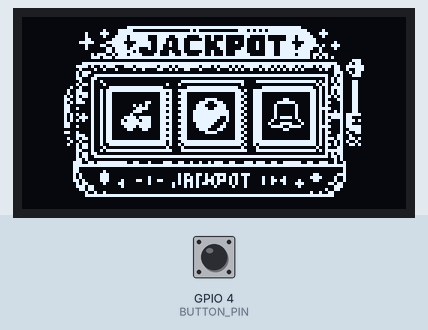
Recording of a sketch running on a simulated ESP32. Parts: 128×64 one-colour display. The test bench sets the inputs (shaded band); at power-on: GPIO 4 (BUTTON_PIN) HIGH. Random numbers use the default seed unless the sketch sets one; what the sketch prints to the serial monitor is not drawn.

Above: at 1.7 s.
1.8 s: GPIO 4 (BUTTON_PIN) pulled LOW for 0.15 s
3.7 s: GPIO 4 (BUTTON_PIN) pulled LOW for 1 s
6.2 s: GPIO 4 (BUTTON_PIN) pulsed LOW 2 times (0.12 s each, 0.3 s apart)
At 7.06 s:
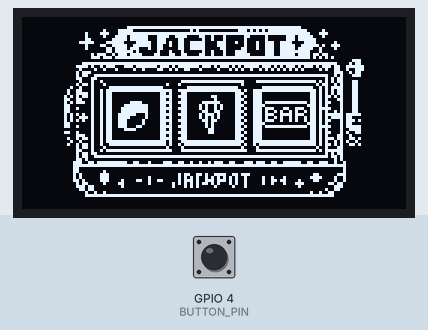
At 8.11 s:
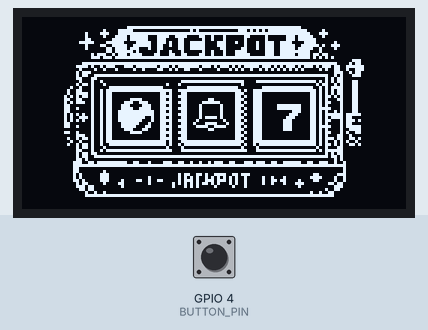
8.7 s: GPIO 4 (BUTTON_PIN) pulsed LOW 2 times (0.12 s each, 0.3 s apart)
At 12.7 s:
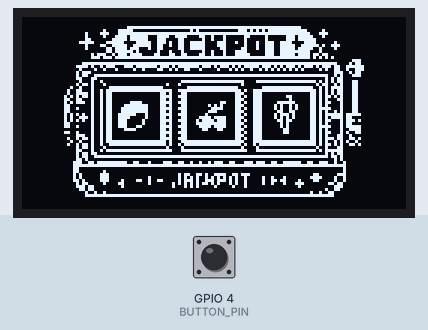
Timing chart, 0 to 13.7 s (numbered marks = the images above; inputs shaded):
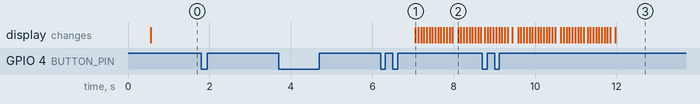

The sketch:

Button.ino
```cpp
// =====================================================
// BUTTON SYSTEM
// STANDALONE SLOT MACHINE
// =====================================================

#define BUTTON_PIN 4

#define DEBOUNCE_MS 35
#define CLICK_MAX_MS 350
#define DOUBLE_CLICK_GAP_MS 300
#define LONG_PRESS_MS 500

// =====================================================
// BUTTON STATE
// =====================================================

bool buttonLastState = HIGH;
bool buttonStableState = HIGH;

unsigned long buttonLastChangeTime = 0;
unsigned long buttonPressTime = 0;
unsigned long lastClickTime = 0;

bool buttonIsPressed = false;

int clickCount = 0;

bool waitingForClicks = false;

bool longPressHandled = false;

bool clickHoldActive = false;
bool clickHoldTriggered = false;

// =====================================================
// SETUP
// =====================================================

void setupButton() {

  pinMode(
    BUTTON_PIN,
    INPUT_PULLUP
  );

  buttonLastState = HIGH;
  buttonStableState = HIGH;

  buttonLastChangeTime = millis();

  buttonPressTime = 0;
  lastClickTime = 0;

  buttonIsPressed = false;

  clickCount = 0;
  waitingForClicks = false;

  longPressHandled = false;

  clickHoldActive = false;
  clickHoldTriggered = false;
}

// =====================================================
// UPDATE BUTTON
// =====================================================

void updateButton() {

  bool reading =
    digitalRead(BUTTON_PIN);

  // ---------------------------------------------------
  // DEBOUNCE
  // ---------------------------------------------------

  if (
    reading != buttonLastState
  ) {

    buttonLastChangeTime =
      millis();

    buttonLastState =
      reading;
  }

  if (
    millis() -
    buttonLastChangeTime <
    DEBOUNCE_MS
  ) {

    return;
  }

  // ---------------------------------------------------
  // STABLE STATE CHANGED
  // ---------------------------------------------------

  if (
    reading != buttonStableState
  ) {

    buttonStableState =
      reading;

    // =================================================
    // PRESSED
    // =================================================

    if (
      buttonStableState == LOW
    ) {

      buttonIsPressed = true;

      buttonPressTime =
        millis();

      longPressHandled = false;

      clickHoldActive = false;
      clickHoldTriggered = false;

      // ------------------------------------------------
      // SECOND PRESS AFTER FIRST CLICK
      // ------------------------------------------------

      if (
        clickCount == 1 &&
        waitingForClicks &&
        millis() - lastClickTime <=
          DOUBLE_CLICK_GAP_MS
      ) {

        clickHoldActive = true;
      }
    }

    // =================================================
    // RELEASED
    // =================================================

    else {

      if (!buttonIsPressed) {
        return;
      }

      buttonIsPressed = false;

      // ------------------------------------------------
      // LONG PRESS WAS ALREADY HANDLED
      // ------------------------------------------------

      if (longPressHandled) {

        longPressHandled = false;

        waitingForClicks = false;
        clickCount = 0;

        clickHoldActive = false;
        clickHoldTriggered = false;

        return;
      }

      // ------------------------------------------------
      // CLICK + HOLD WAS ALREADY HANDLED
      // ------------------------------------------------

      if (clickHoldTriggered) {

        clickHoldActive = false;
        clickHoldTriggered = false;

        waitingForClicks = false;
        clickCount = 0;

        // IMPORTANT:
        // Release does absolutely nothing.
        return;
      }

      // ------------------------------------------------
      // NORMAL CLICK
      // ------------------------------------------------

      unsigned long pressDuration =
        millis() - buttonPressTime;

      if (
        pressDuration < CLICK_MAX_MS
      ) {

        clickCount++;

        lastClickTime =
          millis();

        waitingForClicks = true;
      }
    }
  }

  // ===================================================
  // LONG PRESS / CLICK + HOLD
  // ===================================================

  if (
    buttonIsPressed &&
    !longPressHandled
  ) {

    unsigned long pressDuration =
      millis() - buttonPressTime;

    if (
      pressDuration >= LONG_PRESS_MS
    ) {

      // ------------------------------------------------
      // CLICK + HOLD
      // ------------------------------------------------

      if (clickHoldActive) {

        clickHoldTriggered = true;

        // Fire exactly once.

        longPressHandled = true;

        waitingForClicks = false;
        clickCount = 0;

        handleSlotClickHold();
      }

      // ------------------------------------------------
      // NORMAL LONG PRESS
      // ------------------------------------------------

      else {

        longPressHandled = true;

        waitingForClicks = false;
        clickCount = 0;

        handleSlotLongPress();
      }
    }
  }

  // ===================================================
  // PROCESS CLICKS
  // ===================================================

  processClicks();
}

// =====================================================
// PROCESS CLICKS
// =====================================================

void processClicks() {

  if (!waitingForClicks) {
    return;
  }

  if (
    millis() - lastClickTime <=
    DOUBLE_CLICK_GAP_MS
  ) {

    return;
  }

  waitingForClicks = false;

  // ---------------------------------------------------
  // SINGLE
  // ---------------------------------------------------

  if (clickCount == 1) {

    handleSlotSingleClick();
  }

  // ---------------------------------------------------
  // DOUBLE
  // ---------------------------------------------------

  else if (clickCount == 2) {

    handleSlotDoubleClick();
  }

  // ---------------------------------------------------
  // TRIPLE
  // ---------------------------------------------------

  else if (clickCount >= 3) {

    handleSlotTripleClick();
  }

  clickCount = 0;
}
```

Seven_sprite.h
```cpp
#ifndef SEVEN_SPRITE_H
#define SEVEN_SPRITE_H

#include <Arduino.h>

#define SEVEN_WIDTH 16
#define SEVEN_HEIGHT 16

static const uint8_t PROGMEM seven_sprite_bitmap[32] = {
  0x00, 0x00,
  0x00, 0x00,
  0x00, 0x00,
  0x00, 0x00,
  0xE0, 0x1F,
  0xE0, 0x1F,
  0x00, 0x1C,
  0x00, 0x0E,
  0x00, 0x07,
  0x80, 0x03,
  0x80, 0x03,
  0x80, 0x03,
  0x80, 0x03,
  0x00, 0x00,
  0x00, 0x00,
  0x00, 0x00
};

#endif
```

bar_sprite.h
```cpp
#ifndef BAR_SPRITE_H
#define BAR_SPRITE_H

#include <Arduino.h>

#define BAR_WIDTH 16
#define BAR_HEIGHT 16

static const uint8_t PROGMEM bar_sprite_bitmap[32] = {
  0x00, 0x00,
  0x00, 0x00,
  0x00, 0x00,
  0xFE, 0x7F,
  0x01, 0x80,
  0x8E, 0x39,
  0x52, 0x4A,
  0xCE, 0x3B,
  0x52, 0x4A,
  0x4E, 0x4A,
  0x01, 0x80,
  0xFE, 0x7F,
  0x00, 0x00,
  0x00, 0x00,
  0x00, 0x00,
  0x00, 0x00
};

#endif
```

bell_sprite.h
```cpp
#ifndef BELL_SPRITE_H
#define BELL_SPRITE_H

#include <Arduino.h>

// =====================================================
// BELL SYMBOL
// =====================================================
//
// Size:        16 × 16 pixels
// Format:      1-bit monochrome
// Bit order:   Horizontal LSB (XBM-style)
// OLED:        SH1106 128×64
//
// This bitmap is already compatible with U8g2
// drawXBM(), so NO bit reversal is required.
//
// Appearance:
//   White bell on the black reel background
// =====================================================

#define BELL_WIDTH  16
#define BELL_HEIGHT 16

static const uint8_t PROGMEM bell_sprite_bitmap[32] = {

  // Row  0
  0x00, 0x00,

  // Row  1
  0x00, 0x00,

  // Row  2
  0x80, 0x01,

  // Row  3
  0xE0, 0x07,

  // Row  4
  0x10, 0x08,

  // Row  5
  0x10, 0x08,

  // Row  6
  0x10, 0x08,

  // Row  7
  0x10, 0x08,

  // Row  8
  0xD0, 0x0B,

  // Row  9
  0x08, 0x10,

  // Row 10
  0xC4, 0x23,

  // Row 11
  0x78, 0x1E,

  // Row 12
  0x80, 0x01,

  // Row 13
  0x00, 0x00,

  // Row 14
  0x00, 0x00,

  // Row 15
  0x00, 0x00
};

#endif // BELL_SPRITE_H
```

cherry_sprite.h
```cpp
#ifndef CHERRY_SPRITE_H
#define CHERRY_SPRITE_H

#include <Arduino.h>

#define CHERRY_WIDTH 16
#define CHERRY_HEIGHT 16

static const uint8_t PROGMEM cherry_sprite_bitmap[32] = {
  0x00, 0x00,
  0x00, 0x00,
  0x00, 0x00,

  0x00, 0x18,
  0x80, 0x0A,
  0x00, 0x0F,
  0x80, 0x03,
  0x40, 0x00,

  0xF0, 0x1E,
  0xE8, 0x1D,
  0xF8, 0x1F,
  0xF0, 0x1E,
  0x60, 0x0C,

  0x00, 0x00,
  0x00, 0x00,
  0x00, 0x00
};

#endif
```

grapes_sprite.h
```cpp
#ifndef GRAPES_SPRITE_H
#define GRAPES_SPRITE_H

#include <Arduino.h>

#define GRAPES_WIDTH 16
#define GRAPES_HEIGHT 16

static const uint8_t PROGMEM grapes_sprite_bitmap[32] = {
  0x00, 0x00,
  0x00, 0x03,
  0x00, 0x02,
  0xE0, 0x07,
  0x50, 0x0A,
  0x50, 0x0A,
  0x60, 0x06,
  0xD0, 0x05,
  0x50, 0x05,
  0x60, 0x03,
  0x40, 0x01,
  0x40, 0x01,
  0x80, 0x01,
  0x80, 0x01,
  0x00, 0x00,
  0x00, 0x00
};

#endif
```

lemon_sprite.h
```cpp
#ifndef LEMON_SPRITE_H
#define LEMON_SPRITE_H

#include <Arduino.h>

// =====================================================
// LEMON SYMBOL
// =====================================================
//
// Size:        16 × 16 pixels
// Format:      1-bit monochrome
// Bit order:   Horizontal LSB (XBM-style)
// OLED:        SH1106 128×64
//
// Already compatible with U8g2 drawXBM().
// NO bit reversal required.
// NO inversion required.
//
// Appearance:
//   White symbol on black reel background
// =====================================================

#define LEMON_WIDTH  16
#define LEMON_HEIGHT 16

static const uint8_t PROGMEM lemon_sprite_bitmap[32] = {

  // Row  0
  0x00, 0x00,

  // Row  1
  0x00, 0x00,

  // Row  2
  0x00, 0x00,

  // Row  3
  0xC0, 0x03,

  // Row  4
  0xF0, 0x0F,

  // Row  5
  0xF8, 0x0F,

  // Row  6
  0xF8, 0x0F,

  // Row  7
  0xFC, 0x08,

  // Row  8
  0x3C, 0x08,

  // Row  9
  0x1C, 0x04,

  // Row 10
  0x1C, 0x04,

  // Row 11
  0x1C, 0x03,

  // Row 12
  0xF0, 0x00,

  // Row 13
  0x00, 0x00,

  // Row 14
  0x00, 0x00,

  // Row 15
  0x00, 0x00
};

#endif // LEMON_SPRITE_H
```

orange_sprite.h
```cpp
#ifndef ORANGE_SPRITE_H
#define ORANGE_SPRITE_H

#include <Arduino.h>

#define ORANGE_WIDTH 16
#define ORANGE_HEIGHT 16

static const uint8_t PROGMEM orange_sprite_bitmap[32] = {
  0x00, 0x00,
  0x00, 0x00,
  0xC0, 0x03,
  0x70, 0x0E,
  0x38, 0x1C,
  0x78, 0x1E,
  0xFC, 0x3F,
  0xFC, 0x3F,
  0xFC, 0x27,
  0xFC, 0x23,
  0xF8, 0x11,
  0xF8, 0x18,
  0x70, 0x0C,
  0xC0, 0x03,
  0x00, 0x00,
  0x00, 0x00
};

#endif
```

Source omitted: Jackpot_Win.h (data table, 5636 bytes), MACHINE_BLANK.h (data table, 5444 bytes), Working_Slot_Machine.ino (20064 bytes)

Measured:
- after the input at 1.8 s, every drawn part: stays the same
- after the input at 3.7 s, every drawn part: stays the same
- after the input at 6.2 s, the display: changes after 0.85 s (image 1)
